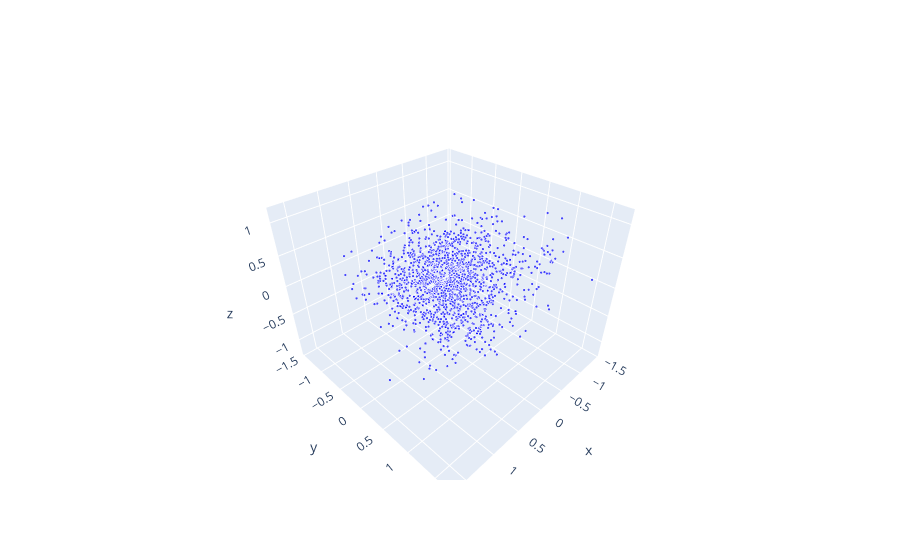

This figure's notebook cell:
### Code cell
import plotly.graph_objects as go

# TODO(you): write `plot_embeddings(coords, words, query=None, neighbor_set=None)` that
# draws a plotly Scatter3d: hover text = the word; color/size the `query` and any words in
# `neighbor_set` distinctly. Return the figure (end the cell with the figure object).
def plot_embeddings(coords, words, query=None, neighbor_set=None):
    if neighbor_set is None:
        neighbor_set = set()

    colors = []
    sizes = []

    for w in words:
        if w == query:
            colors.append("red")
            sizes.append(9)
        elif w in neighbor_set:
            colors.append("orange")
            sizes.append(7)
        else:
            colors.append("blue")
            sizes.append(3)

    fig = go.Figure(go.Scatter3d(
        x=coords[:, 0],
        y=coords[:, 1],
        z=coords[:, 2],
        mode="markers",
        text=words,
        marker=dict(color=colors, size=sizes)
    ))

    return fig

plot_embeddings(pca3, plot_words)

### Figure 1 — Plotly figure (JSON) as saved in the notebook; plotly's stock layout.template omitted (floating-point values rounded to 4 significant figures; data arrays with more than 128 entries replaced by an {"elided": "..."} marker saying what was removed)
{"data": [{"marker": {"color": {"elided": "1500 str values"}, "size": {"elided": "1500 int values"}}, "mode": "markers", "text": {"elided": "1500 str values"}, "type": "scatter3d", "x": {"elided": "1500 float values"}, "y": {"elided": "1500 float values"}, "z": {"elided": "1500 float values"}}], "layout": {}}
